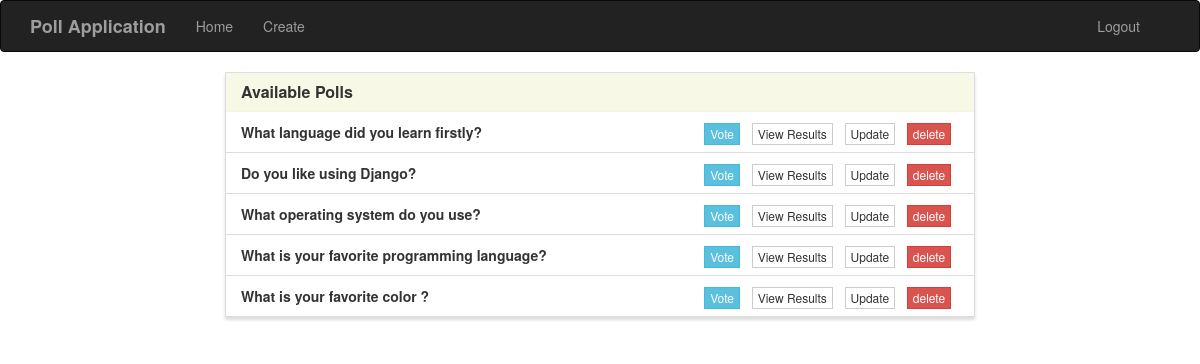
The app's page /home/ (signed in) with its own data.
### poll/models.py (models this page shows, shortened)
class Poll(models.Model):
    question = models.TextField()
    option_one = models.CharField(max_length=30)
    option_two = models.CharField(max_length=30)
    option_three = models.CharField(max_length=30)
    option_one_count = models.IntegerField(default=0)
    option_two_count = models.IntegerField(default=0)
    option_three_count = models.IntegerField(default=0)

### poll/views.py (the view)
# urls.py: path('home/', views.home, name='home'),
def home(request):
    if not request.user.is_authenticated:
        return redirect('login')
    polls = Poll.objects.all()
    context = {
        'polls' : polls
    }
    return render(request, 'home.html', context)

### templates/home.html (shortened to what this page needs)
{% extends "base.html" %}
{% block main %}
<div class="row">
    <div class="col-lg-8 col-lg-offset-2">
        <div class="panel panel-default">
            <div class="panel-heading">
                <h3 class="panel-title">Available Polls</h3>
            </div>
            <ul class="list-group">
                {% for poll in polls %}
                <li class="list-group-item">
                    <strong>{{ poll.question }}</strong>
                    <span class="pull-right">
                        <a href="{% url 'vote' poll.id %}" class="btn btn-info btn-xs">Vote</a> &nbsp;
                        <a href="{% url 'results' poll.id %}" class="btn btn-default btn-xs">View Results</a> &nbsp;
                        {% if request.user.is_superuser %}
                            <a href="{% url 'update' poll.id %}" class="btn btn-default btn-xs">Update</a> &nbsp;
                        {% endif %}
                        {% if request.user.is_superuser %}
                            <a href="{% url 'delete' poll.id %}" class="btn btn-default btn-xs btn-danger">delete</a> &nbsp;
                        {% endif %}
                    </span>
                </li>
                {% endfor %}
            </ul>
        </div>
    </div>
</div>
{% endblock %}

### poll/static/style.css (style rules this page uses)
.navbar-default, .btn, .form-control, .panel { border-radius: 0; }
.panel-default > .panel-heading { color: #333; background-color: rgba(245, 245, 220, .7); border-color: rgba(245, 245, 220, .6); border-top-left-radius: 0; border-top-right-radius: 0; }
.panel { box-shadow: 0px 3px 3px 0px #ddd; }
a.navbar-brand, .panel-title { font-weight: bolder; }

### records on screen
Poll: question "What language did you learn firstly?"
Poll: question "Do you like using Django?"
Poll: question "What operating system do you use?"
Poll: question "What is your favorite programming language?"
Poll: question "What is your favorite color ?"
